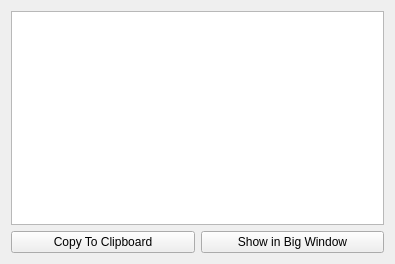
<?xml version="1.0" encoding="UTF-8"?>
<ui version="4.0">
 <class>EntryPopup</class>
 <widget class="QWidget" name="EntryPopup">
  <property name="geometry">
   <rect>
    <x>0</x>
    <y>0</y>
    <width>395</width>
    <height>264</height>
   </rect>
  </property>
  <property name="windowTitle">
   <string/>
  </property>
  <property name="windowIcon">
   <iconset resource="../grypto_ui.qrc">
    <normaloff>:/icons/main.png</normaloff>:/icons/main.png</iconset>
  </property>
  <layout class="QGridLayout" name="gridLayout">
   <item row="1" column="1">
    <widget class="QPushButton" name="btn_mainWindow">
     <property name="toolTip">
      <string>Close this window and go back to the main window.</string>
     </property>
     <property name="whatsThis">
      <string>Close this window and go back to the main window.</string>
     </property>
     <property name="text">
      <string>Show in Big Window</string>
     </property>
    </widget>
   </item>
   <item row="1" column="0">
    <widget class="QPushButton" name="btn_toClipboard">
     <property name="maximumSize">
      <size>
       <width>16777215</width>
       <height>16777215</height>
      </size>
     </property>
     <property name="toolTip">
      <string>Copy the selected item to the clipboard (copy/paste)</string>
     </property>
     <property name="whatsThis">
      <string>Copy the contents of the selected item to the system clipboard.

This allows you to paste it into fields like on a web form.

If the content is secret, then it will be cleared from the clipboard after a timeout.  Configure the length of this timeout in preferences.</string>
     </property>
     <property name="text">
      <string>Copy To Clipboard</string>
     </property>
    </widget>
   </item>
   <item row="0" column="0" colspan="2">
    <widget class="QTableView" name="tableView">
     <property name="contextMenuPolicy">
      <enum>Qt::ActionsContextMenu</enum>
     </property>
     <property name="toolTip">
      <string>Click-and-Drag

Double-Click</string>
     </property>
     <property name="whatsThis">
      <string>Access your secrets here.

You can click-and-drag them or copy them to clipboard and paste them into forms.</string>
     </property>
     <property name="editTriggers">
      <set>QAbstractItemView::NoEditTriggers</set>
     </property>
     <property name="dragEnabled">
      <bool>true</bool>
     </property>
     <property name="dragDropMode">
      <enum>QAbstractItemView::DragOnly</enum>
     </property>
     <property name="defaultDropAction">
      <enum>Qt::CopyAction</enum>
     </property>
     <property name="selectionMode">
      <enum>QAbstractItemView::SingleSelection</enum>
     </property>
     <property name="selectionBehavior">
      <enum>QAbstractItemView::SelectRows</enum>
     </property>
     <property name="showGrid">
      <bool>false</bool>
     </property>
     <property name="wordWrap">
      <bool>false</bool>
     </property>
     <property name="cornerButtonEnabled">
      <bool>false</bool>
     </property>
     <attribute name="horizontalHeaderVisible">
      <bool>false</bool>
     </attribute>
     <attribute name="verticalHeaderVisible">
      <bool>false</bool>
     </attribute>
    </widget>
   </item>
  </layout>
 </widget>
 <resources>
  <include location="../grypto_ui.qrc"/>
 </resources>
 <connections>
  <connection>
   <sender>btn_toClipboard</sender>
   <signal>clicked()</signal>
   <receiver>EntryPopup</receiver>
   <slot>copy_to_clipboard()</slot>
   <hints>
    <hint type="sourcelabel">
     <x>127</x>
     <y>254</y>
    </hint>
    <hint type="destinationlabel">
     <x>125</x>
     <y>101</y>
    </hint>
   </hints>
  </connection>
  <connection>
   <sender>tableView</sender>
   <signal>doubleClicked(QModelIndex)</signal>
   <receiver>EntryPopup</receiver>
   <slot>copy_to_clipboard()</slot>
   <hints>
    <hint type="sourcelabel">
     <x>151</x>
     <y>70</y>
    </hint>
    <hint type="destinationlabel">
     <x>122</x>
     <y>32</y>
    </hint>
   </hints>
  </connection>
  <connection>
   <sender>btn_mainWindow</sender>
   <signal>clicked()</signal>
   <receiver>EntryPopup</receiver>
   <slot>go_back()</slot>
   <hints>
    <hint type="sourcelabel">
     <x>385</x>
     <y>254</y>
    </hint>
    <hint type="destinationlabel">
     <x>228</x>
     <y>127</y>
    </hint>
   </hints>
  </connection>
 </connections>
 <slots>
  <slot>copy_to_clipboard()</slot>
  <slot>go_back()</slot>
 </slots>
</ui>
